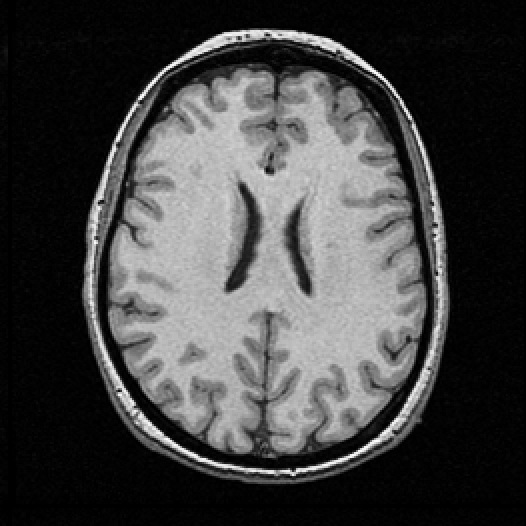
#> input picture TP3_IMA201a/tpseg/cerveau.tif, 526 x 526 px
$ python hysteresis.py
#> lines starting #> are read from the running program, lines starting #| are printed output that depends on the picture
### TP3_IMA201a/tpseg/mrlab.py
# -*- coding: utf-8 -*-
#
#
#
#########################################################################
u"""
lecture, écriture et affichage d'images à forte dynamique, réeles ou complexes (radar)
"""

MRLABVERSION=u"V0.1  Version du 21 mai 2019"

#############################################################################
import numpy as np

import math

globalparamnotebook=0

##############################################################################
#
def version():
    return MRLABVERSION
##############################################################################
#############################
# [14 lines left out: function notebook, not called in this run]

#General IO functions

################################################
# 22 mai 2019
def dericheGradX(ima,alpha):


    nl,nc=ima.shape
    ae=math.exp(-alpha)
    c=-(1-ae)*(1-ae)/ae

    b1=np.zeros(nc)
    b2=np.zeros(nc)

    gradx=np.zeros((nl,nc))

    for i in range(nl):

        l=ima[i,:].copy()

        for j in range(2,nc):
            b1[j] = l[j-1] + 2*ae*b1[j-1] - ae*ae*b1[j-2]    # LIGNE MODIFIE
        b1[0]=b1[2]
        b1[1]=b1[2]

        for j in range(nc-3,-1,-1):
            b2[j] = l[j+1] + 2*ae*b2[j+1] - ae*ae*b2[j+2]    # LIGNE MODIFIE
        b2[nc-2]=b2[nc-3]
        b2[nc-1]=b2[nc-3]

        gradx[i,:]=c*ae*(b1-b2);

    return gradx


################################################
# 22 mai 2019
def dericheGradY(ima,alpha):


    nl,nc=ima.shape
    ae=math.exp(-alpha)
    c=-(1-ae)*(1-ae)/ae

    b1=np.zeros(nl)
    b2=np.zeros(nl)

    grady=np.zeros((nl,nc))

    for i in range(nc):

        l=ima[:,i].copy()

        for j in range(2,nl):
            b1[j]=l[j-1] + 2*ae*b1[j-1] - ae*ae*b1[j-2]    # LIGNE MODIFIE
        b1[0]=b1[2]
        b1[1]=b1[2]

        for j in range(nl-3,-1,-1):
            b2[j]=l[j+1] + 2*ae*b2[j+1] - ae*ae*b2[j+2]    # LIGNE MODIFIE
        b2[nl-1]=b2[nl-3]
        b2[nl-2]=b2[nl-3]

        grady[:,i]=c*ae*(b1-b2);


    return grady


################################################
# 22 mai 2019
# [53 lines left out: functions sobelGradX, diffGradX, sobelGradY, diffGradY, not called in this run]
################################################
# 27 juilet 2019
def toto(a):
    print ('a : %f'%a)

################################################
# 22 mai 2019

# [10 lines left out: function normeGradient, not called in this run]

################################################
# 22 mai 2019
def dericheSmoothX(ima,alpha):

    nl,nc=ima.shape
    ae=math.exp(-alpha)
    c=(1-ae)*(1-ae)/(1+2*alpha*ae-ae*ae)

    b1=np.zeros(nc)
    b2=np.zeros(nc)

    smoothx=np.zeros((nl,nc))

    for i in range(nl):
        l=ima[i,:].copy()
        for j in range(2,nc):
            b1[j]=c*(l[j]+ae*(alpha-1)*l[j-1])+2*ae*b1[j-1]-ae*ae*b1[j-2]
        b1[0]=b1[2]
        b1[1]=b1[2]

        for j in range(nc-3,-1,-1):
            b2[j]=c*(ae*(alpha+1)*l[j+1]-ae*ae*l[j+2])+2*ae*b2[j+1]-ae*ae*b2[j+2]
        b2[nc-1]=b2[nc-3]
        b2[nc-2]=b2[nc-3]
        smoothx[i,:]=b1+b2;

    return smoothx

################################################
# 22 mai 2019
def dericheSmoothY(ima,alpha):


    nl,nc=ima.shape
    ae=math.exp(-alpha)
    c=(1-ae)*(1-ae)/(1+2*alpha*ae-ae*ae)

    b1=np.zeros(nl)
    b2=np.zeros(nl)

    smoothy=np.zeros((nl,nc))

    for i in range(nc):
        l=ima[:,i].copy()
        for j in range(2,nl):
            b1[j]=c*(l[j]+ae*(alpha-1)*l[j-1])+2*ae*b1[j-1]-ae*ae*b1[j-2]
        b1[0]=b1[2]
        b1[1]=b1[2]
        for j in range(nl-3,-1,-1):
            b2[j]=c*(ae*(alpha+1)*l[j+1]-ae*ae*l[j+2])+2*ae*b2[j+1]-ae*ae*b2[j+2]
        b2[nl-1]=b2[nl-3]
        b2[nl-2]=b2[nl-3]

        smoothy[:,i]=b1+b2;


    return smoothy


################################################
# 22 mai 2019
# [41 lines left out: functions maximaDirectionGradient, interpolationbilineaire, not called in this run]


############################################################################
# Septembre 2017 : une liste de paramètres sont requis
#

### TP3_IMA201a/tpseg/hysteresis.py
#!/usr/bin/env python
# -*- coding: utf-8 -*-
"""
Created on 22 May 2019

@author: M Roux
"""


import matplotlib.pyplot as plt
from skimage import data, filters
from skimage import io as skio
from scipy import ndimage
import mrlab as mr

# POUR LA MORPHO
import skimage.morphology as morpho
import skimage.feature as skf
from scipy import ndimage as ndi


def tophat(im,rayon):
    se=morpho.square(rayon)
    ero=morpho.erosion(im,se)
    dil=morpho.dilation(ero,se)
    tophat=im-dil
    return tophat

fig, ax = plt.subplots(nrows=2, ncols=3)

ima = skio.imread('cerveau.tif');
#> ima is the input picture: shape (526, 526); min 0, max 255, mean 66.3
rayon=3

alpha=1
gradx=mr.dericheGradX(mr.dericheSmoothY(ima,alpha),alpha)
#> after the loop in dericheSmoothY, `for i in range(nc):`: b1 = 526 values, max 0.97 at index 0, min 1.44e-225 at index 525, mean 0.00726; b2 = 526 values from 8.21e-226 to 0.552
#> in dericheGradX, `nl,nc=ima.shape`: nl = 526
#> after the loop in dericheGradX, `for i in range(nl):`:
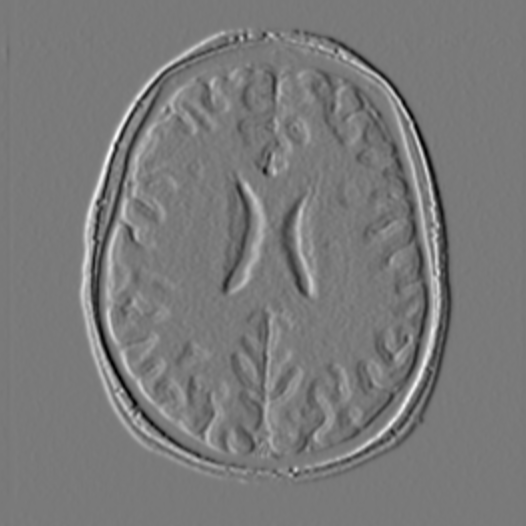
#> gradx: shape (526, 526) float64; min -161.1, max 175.1, mean 0; drawn with min black and max white
#> after the loop in dericheGradX, `for i in range(nl):`: b1 = 526 values, max 14.97 at index 278, min 0.735 at index 12, mean 6.04; b2 = 526 values, max 14.99 at index 275, min 1.24 at index 7, mean 6.02
grady=mr.dericheGradY(mr.dericheSmoothX(ima,alpha),alpha)
#> after the loop in dericheSmoothX, `for i in range(nl):`: b1 = 526 values, max 4.72 at index 277, min 0.000237 at index 469, mean 1.52; b2 = 526 values, max 2.87 at index 275, min 0 at index 523, mean 0.904
#> in dericheGradY, `nl,nc=ima.shape`: nl = 526
#> after the loop in dericheGradY, `for i in range(nc):`:
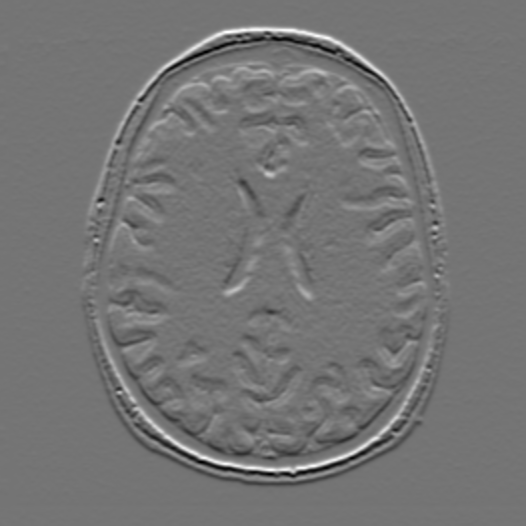
#> grady: shape (526, 526) float64; min -173.7, max 205.4, mean 0; drawn with min black and max white
#> after the loop in dericheGradY, `for i in range(nc):`: b1 = 526 values, max 3.44 at index 252, min 0.0833 at index 508, mean 1.42; b2 = 526 values, max 4.58 at index 523, min 0.06 at index 503, mean 1.43
#> (the run stopped early here; a loop or call above may not have finished)

$ run again, with TP3_IMA201a/tpseg/aneurism.tif copied over TP3_IMA201a/tpseg/cerveau.tif
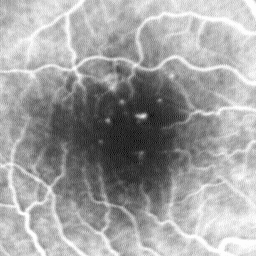
#> input picture TP3_IMA201a/tpseg/aneurism.tif, 256 x 256 px
#> ima is the input picture: shape (256, 256); min 9, max 253, mean 160.9
#> after the loop in dericheSmoothY, `for i in range(nc):`: b1 = 256 values, max 158.1 at index 15, min 103.9 at index 147, mean 136.8; b2 = 256 values, max 94.92 at index 5, min 61.89 at index 144, mean 82.03
#> in dericheGradX, `nl,nc=ima.shape`: nl = 256
#> after the loop in dericheGradX, `for i in range(nl):`:
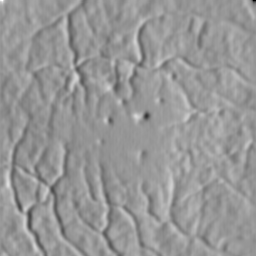
#> gradx: shape (256, 256) float64; min -153.8, max 106.2, mean 0.5; drawn with min black and max white
#> after the loop in dericheGradX, `for i in range(nl):`: b1 = 256 values, max 628.5 at index 227, min 415 at index 126, mean 528.5; b2 = 256 values, max 629.1 at index 222, min 409.2 at index 122, mean 530.7
#> after the loop in dericheSmoothX, `for i in range(nl):`: b1 = 256 values, max 158 at index 233, min 94.58 at index 124, mean 132.6; b2 = 256 values, max 94.89 at index 227, min 56.43 at index 121, mean 79.77
#> in dericheGradY, `nl,nc=ima.shape`: nl = 256
#> after the loop in dericheGradY, `for i in range(nc):`:
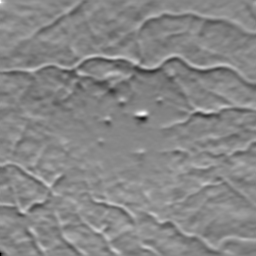
#> grady: shape (256, 256) float64; min -127.4, max 112.7, mean 0.1; drawn with min black and max white
#> after the loop in dericheGradY, `for i in range(nc):`: b1 = 256 values, max 629.8 at index 13, min 444.8 at index 159, mean 547.9; b2 = 256 values, max 629.6 at index 8, min 442.7 at index 155, mean 548.4

$ run again, with TP3_IMA201a/tpseg/brain.tif copied over TP3_IMA201a/tpseg/cerveau.tif
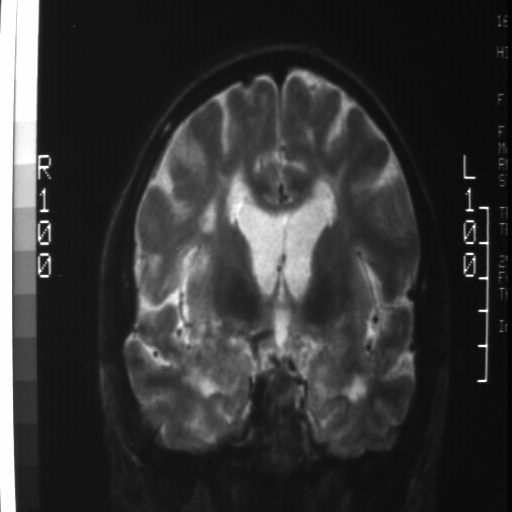
#> input picture TP3_IMA201a/tpseg/brain.tif, 512 x 512 px
#> ima is the input picture: shape (512, 512); min 1, max 254, mean 53.8
#> after the loop in dericheSmoothY, `for i in range(nc):`: b1 = 512 values, max 3.71 at index 312, min 1.88 at index 248, mean 2.86; b2 = 512 values, max 2.23 at index 308, min 0.968 at index 244, mean 1.72
#> in dericheGradX, `nl,nc=ima.shape`: nl = 512
#> after the loop in dericheGradX, `for i in range(nl):`:
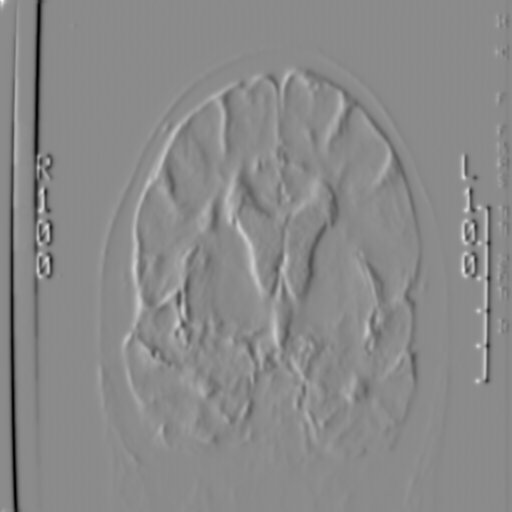
#> gradx: shape (512, 512) float64; min -212.1, max 176.5, mean -2.1; drawn with min black and max white
#> after the loop in dericheGradX, `for i in range(nl):`: b1 = 512 values, max 635.3 at index 15, min 15.15 at index 511, mean 70.16; b2 = 512 values, max 632.4 at index 7, min 12.8 at index 509, mean 65.65
#> after the loop in dericheSmoothX, `for i in range(nl):`: b1 = 512 values, max 158.7 at index 0, min 3.32 at index 511, mean 17.29; b2 = 512 values, max 95.29 at index 0, min 1.82 at index 509, mean 9.82
#> in dericheGradY, `nl,nc=ima.shape`: nl = 512
#> after the loop in dericheGradY, `for i in range(nc):`:
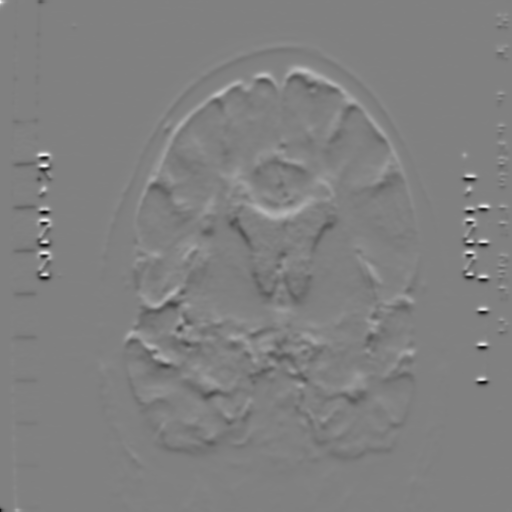
#> grady: shape (512, 512) float64; min -183.5, max 180.1, mean 0; drawn with min black and max white
#> after the loop in dericheGradY, `for i in range(nc):`: b1 = 512 values, max 15.26 at index 327, min 8.66 at index 130, mean 11.14; b2 = 512 values, max 16.55 at index 323, min 8.37 at index 127, mean 11.17
